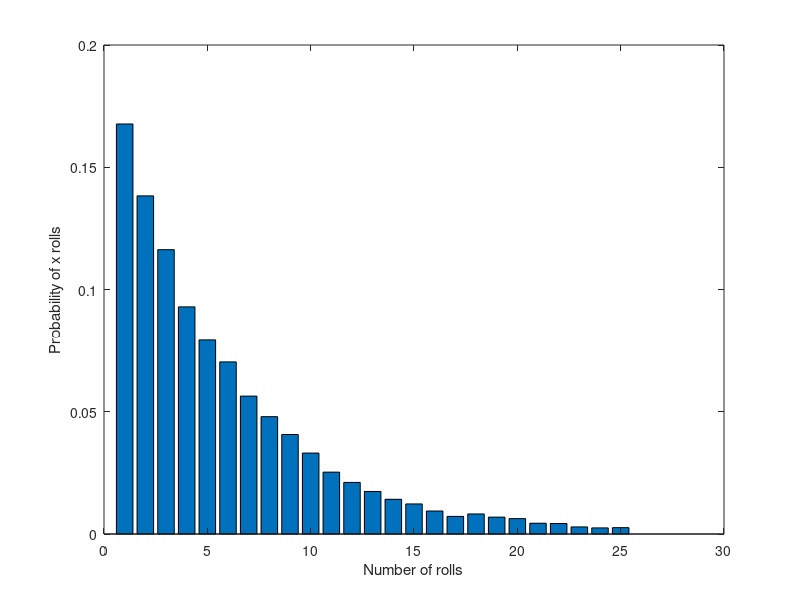

This figure's MATLAB source:
N = 10000; %Sample size, i.e., number of experiments
M = 100; %Number of throws in each experiment 
p = 1/6; %Probability of getting 6 rolling a 6-sided die
x = zeros(N,1); %Number of times you have to roll a die to get a 6.
for i = 1:N
n = 0; %Reset the total throws before getting a 6 for each experiment
    for j = 1:M
        if (rand < p)
            n = n + 1;
            if (n==1) 
                x(i) = j;
            end
        end
    end
end

sum(x==1)%Number of times you roll the die once to get a 6
sum(x==2)%Number of times you roll the die twice to get a 6

%Plotting, truncating graph at x =25
for i = 1:25 
    f(i) = sum(x==i);
end

bar (f/N)
xlabel('Number of rolls');
ylabel('Probability of x rolls');

